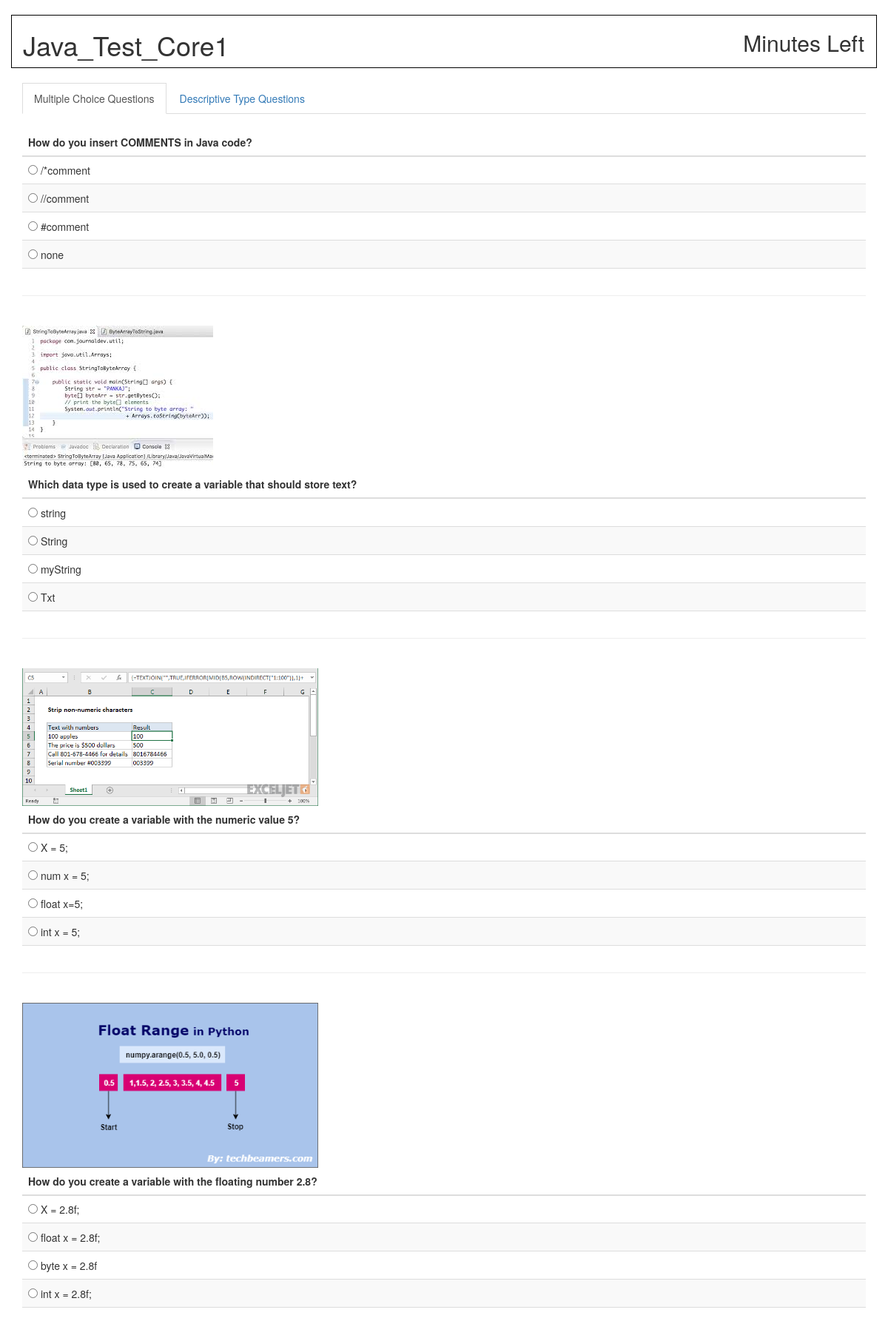
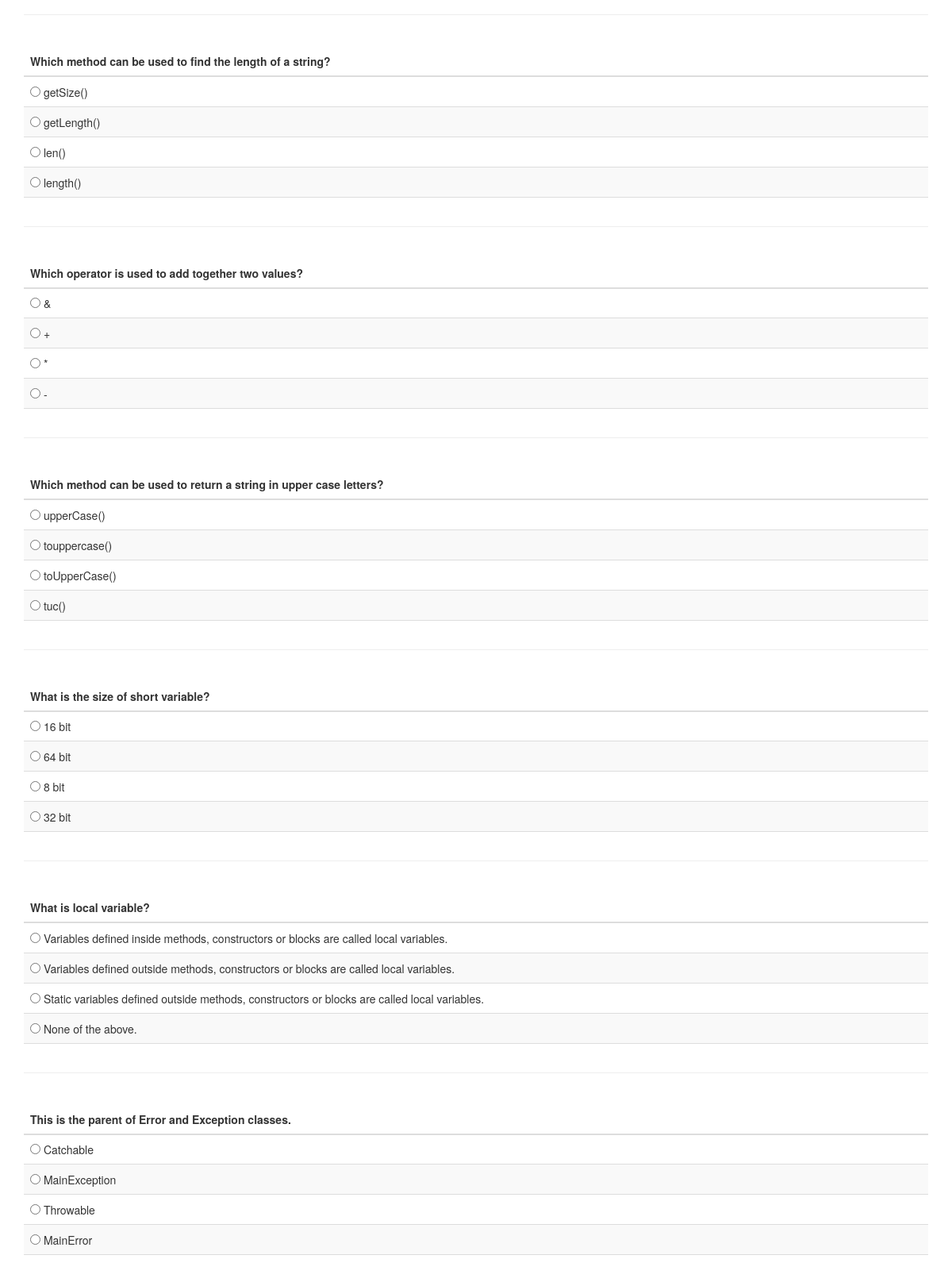
Page /Users/SolveTest.php?var=1 (signed in, upper part) on the committed database (2 pictures, top to bottom).
### tables this page shows
CREATE TABLE `test` (
  `TEST_ID` int(11) NOT NULL,
  `SUBJECT` varchar(100) NOT NULL,
  `TEST_NAME` varchar(100) NOT NULL,
  `SDATETIME` datetime NOT NULL,
  `EDATETIME` datetime NOT NULL,
  `TEST_DURATION` int(11) NOT NULL,
  `ATTEMPTS` int(11) NOT NULL,
  `YES_NO` varchar(10) NOT NULL,
  `CREATED` timestamp NOT NULL DEFAULT current_timestamp()
);

CREATE TABLE `questions` (
  `QUESTION_ID` int(11) NOT NULL,
  `TEST_ID` int(11) NOT NULL,
  `QUESTION` text NOT NULL,
  `IMAGE` varchar(255) NOT NULL,
  `OPTION_A` text NOT NULL,
  `OPTION_B` text NOT NULL,
  `OPTION_C` text NOT NULL,
  `OPTION_D` text NOT NULL,
  `ANSWER` varchar(10) NOT NULL
);

### Users/SolveTest.php (the view, shortened to what this page needs)
<?php require'Connection.php' ?>
<?php
  $test_id = $_GET['var'];
  $query = mysqli_query($conn,"SELECT * FROM test WHERE TEST_ID='$test_id' ");
  $result = mysqli_fetch_array($query);
  $test_name=$result['TEST_NAME'];
  $q_query=mysqli_query($conn,"SELECT * FROM questions WHERE TEST_ID='$test_id' ");
  $q_result=mysqli_fetch_all($q_query, MYSQLI_ASSOC);
?>
<!DOCTYPE html>
<html lang="en">
<head>
	<link rel="stylesheet" href="https://maxcdn.bootstrapcdn.com/bootstrap/3.3.7/css/bootstrap.min.css">
	<link rel="stylesheet" type="text/css" href="CSS/Stylesheet.css">
</head>
<body onLoad="timeout()">
  <div class="container">
    <br>
    <div class="row" style="border:1px solid black;">
    	<div class="col-lg-8">
        <h1><?php echo $test_name; ?></h1>
      </div>
    	<div class="col-lg-2">
      </div>
    	<div class="col-lg-2">
        <h2>Minutes Left</h2>
      </div>
    </div><br>
    <ul class="nav nav-tabs">
      <li class="active">
        <a data-toggle="tab" data-target="#mcq">Multiple Choice Questions</a>
      </li>
      <li>
        <a data-toggle="tab" data-target="#desc">Descriptive Type Questions</a>
      </li>
    </ul>
    <form id="quiz" method="post" action="ShowResult.php">
      <div class="tab-content">
        <div id="mcq" class="tab-pane in fade active">
          <?php foreach ($q_result as $q_res): ?>
          <table class="table table-striped">
          	<thead>
          	  <tr>
          	    <th><?php echo $q_res['QUESTION'] ?></th>
          	  </tr>
          	</thead>
          	<tbody>
              <br>
              <tr>
               <?php
               if(strlen($q_res['IMAGE'])>10){ ?>
               <img src="<?php echo $q_res['IMAGE'] ?>" style="max-height:300px; max-width:400px;"></img><br>
               <?php  }?>
              </tr>
          	  <tr>
          	    <td>
                  <input type="radio" value="a" name="<?php echo $q_res['QUESTION_ID'] ?>">
          	      <?php echo $q_res['OPTION_A'] ?>
                </td>
          	  </tr>
          	  <tr>
                <td>
                  <input type="radio" value="b" name="<?php echo $q_res['QUESTION_ID'] ?>">
          	      <?php echo $q_res['OPTION_B'] ?>
                </td>
          	  </tr>
          	  <tr>
          	    <td>
                  <input type="radio" value="c" name="<?php echo $q_res['QUESTION_ID'] ?>">
          	      <?php echo $q_res['OPTION_C'] ?>
                </td>
          	  </tr>
          	  <tr>
          	    <td>
                  <input type="radio" value="d" name="<?php echo $q_res['QUESTION_ID'] ?>">
          	      <?php echo $q_res['OPTION_D'] ?>
                </td>
              </tr>
              <tr>
          	    <td>
          	    </td>
          	  </tr>
          	</tbody>
          </table>
          <hr>
          <?php endforeach; ?>
        </div>
      </div>
    </form>
  </div>
</body>
</html>

### Users/CSS/Stylesheet.css (style rules this page uses)
body { position: relative; }
* { border-radius: 0 !important; }

### rows in the picture
test: TEST_NAME "Java_Test_Core1"
questions: QUESTION "How do you insert COMMENTS in Java code?", OPTION_A "/*comment", OPTION_B "//comment", OPTION_C "#comment", OPTION_D "none"
questions: QUESTION "Which data type is used to create a variable that should store text?", IMAGE (picture), OPTION_A "string", OPTION_B "String", OPTION_C "myString", OPTION_D "Txt"
questions: QUESTION "How do you create a variable with the numeric value 5?", IMAGE (picture), OPTION_A "X = 5;", OPTION_B "num x = 5;", OPTION_C "float x=5;", OPTION_D "int x = 5;"
questions: QUESTION "How do you create a variable with the floating number 2.8?", IMAGE (picture), OPTION_A "X = 2.8f;", OPTION_B "float x = 2.8f;", OPTION_C "byte x = 2.8f", OPTION_D "int x = 2.8f;"
questions: QUESTION "Which method can be used to find the length of a string?", OPTION_A "getSize()", OPTION_B "getLength()", OPTION_C "len()", OPTION_D "length()"
questions: QUESTION "Which operator is used to add together two values?", OPTION_A "&", OPTION_B "+", OPTION_C "*", OPTION_D "-"
questions: QUESTION "Which method can be used to return a string in upper case letters?", OPTION_A "upperCase()", OPTION_B "touppercase()", OPTION_C "toUpperCase()", OPTION_D "tuc()"
questions: QUESTION "What is the size of short variable?", OPTION_A "16 bit", OPTION_B "64 bit", OPTION_C "8 bit", OPTION_D "32 bit"
questions: QUESTION "What is local variable?", OPTION_A "Variables defined inside methods, constructors or blocks are called local variables.", OPTION_B "Variables defined outside methods, constructors or blocks are called local variables.", OPTION_C "Static variables defined outside methods, constructors or blocks are called local variables.", OPTION_D "None of the above."
questions: QUESTION "This is the parent of Error and Exception classes.", OPTION_A "Catchable", OPTION_B "MainException", OPTION_C "Throwable", OPTION_D "MainError"
